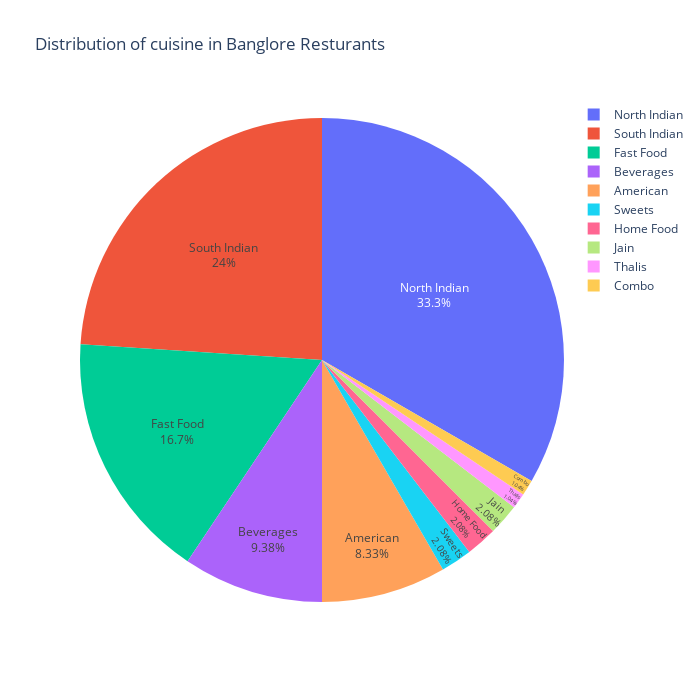

This figure's notebook cell:
### Code cell
fig=px.pie(
    data_frame=df_Cuisine_Analysis,
    names=df_Cuisine_Analysis['Cuisine'][:10],
    values=df_Cuisine_Analysis["Count"][:10],
    title="Distribution of cuisine in Banglore Resturants",width=700,height=700
)
fig.update_traces(textposition="inside",textinfo="percent+label")
fig.show()

### Figure 1 — Plotly figure (JSON) as saved in the notebook; plotly's stock layout.template omitted (floating-point values rounded to 4 significant figures)
{"data": [{"domain": {"x": [0, 1], "y": [0, 1]}, "hovertemplate": "label=%{label}<br>value=%{value}<extra></extra>", "labels": ["Sweets", "North Indian", "Home Food", "Thalis", "Combo", "South Indian", "Fast Food", "Beverages", "Jain", "American"], "legendgroup": "", "name": "", "showlegend": true, "textinfo": "percent+label", "textposition": "inside", "type": "pie", "values": [2, 32, 2, 1, 1, 23, 16, 9, 2, 8]}], "layout": {"height": 700, "legend": {"tracegroupgap": 0}, "title": {"text": "Distribution of cuisine in Banglore Resturants"}, "width": 700}}
